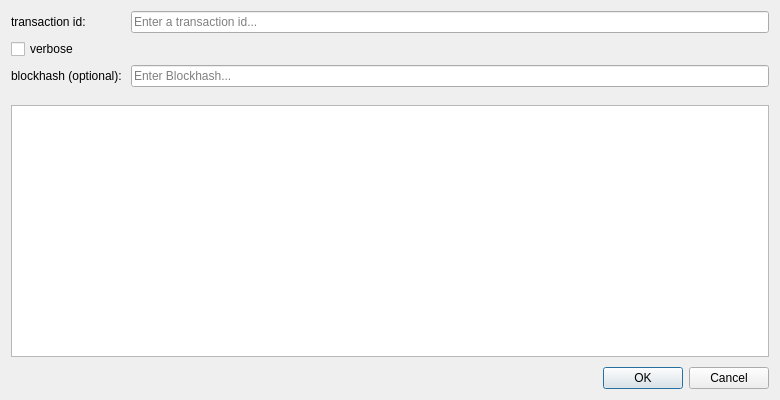
<?xml version="1.0" encoding="UTF-8"?>
<ui version="4.0">
 <class>ToolsDialog</class>
 <widget class="QDialog" name="ToolsDialog">
  <property name="geometry">
   <rect>
    <x>0</x>
    <y>0</y>
    <width>780</width>
    <height>400</height>
   </rect>
  </property>
  <layout class="QVBoxLayout" name="verticalLayout">
    <item>
    <layout class="QVBoxLayout" name="verticalLayout_2">
     <item>
      <layout class="QFormLayout" name="formLayout">
       <property name="bottomMargin">
        <number>12</number>
       </property>
       <item row="0" column="0">
        <widget class="QLabel" name="labelTxId">
         <property name="text">
          <string>transaction id: </string>
         </property>
        </widget>
       </item>
       <item row="0" column="1">
        <widget class="QValidatedLineEdit" name="txidEdit">
         <property name="toolTip">
          <string>The transaction id</string>
         </property>
         <property name="placeholderText">
          <string notr="true">Enter a transaction id...</string>
         </property>
        </widget>
       </item>
       <item row="1" column="0">
        <widget class="QCheckBox" name="verboseCheckbox">
         <property name="toolTip">
          <string>verbose</string>
         </property>
         <property name="text">
          <string>verbose</string>
         </property>
         <property name="checked">
          <bool>false</bool>
         </property>
        </widget>
       </item>
       <item row="2" column="0">
        <widget class="QLabel" name="labelBlockHash">
         <property name="text">
          <string>blockhash (optional): </string>
         </property>
        </widget>
       </item>
       <item row="2" column="1">
        <widget class="QValidatedLineEdit" name="blockHashEdit">
         <property name="toolTip">
          <string>The block in which to look for the transaction</string>
         </property>
         <property name="placeholderText">
          <string notr="true">Enter Blockhash...</string>
         </property>
        </widget>
       </item>
      </layout>
     </item>
     <item>
      <widget class="QTextEdit" name="helpMessage">
       <property name="readOnly">
        <bool>true</bool>
       </property>
      </widget>
     </item>
     <item>
      <spacer name="verticalSpacer">
       <property name="orientation">
        <enum>Qt::Vertical</enum>
       </property>
       <property name="sizeType">
        <enum>QSizePolicy::Fixed</enum>
       </property>
       <property name="sizeHint" stdset="0">
        <size>
         <width>4</width>
         <height>4</height>
        </size>
       </property>
      </spacer>
     </item>
     <item>
      <widget class="QDialogButtonBox" name="submitButton">
       <property name="orientation">
        <enum>Qt::Horizontal</enum>
       </property>
       <property name="standardButtons">
        <set>QDialogButtonBox::Cancel|QDialogButtonBox::Ok</set>
       </property>
      </widget>
     </item>
    </layout>
   </item>
  </layout>
 </widget>
 <resources>
  <include location="../bitcoin.qrc"/>
 </resources>
 <customwidgets>
  <customwidget>
   <class>QValidatedLineEdit</class>
   <extends>QLineEdit</extends>
   <header>qt/qvalidatedlineedit.h</header>
  </customwidget>
 </customwidgets>
 <connections>
  <connection>
   <sender>submitButton</sender>
   <signal>accepted()</signal>
   <receiver>ToolsDialog</receiver>
   <slot>onSubmitForm()</slot>
   <hints>
    <hint type="sourcelabel">
     <x>395</x>
     <y>343</y>
    </hint>
    <hint type="destinationlabel">
     <x>389</x>
     <y>199</y>
    </hint>
   </hints>
  </connection>
  <connection>
   <sender>submitButton</sender>
   <signal>rejected()</signal>
   <receiver>ToolsDialog</receiver>
   <slot>reject()</slot>
   <hints>
    <hint type="sourcelabel">
     <x>395</x>
     <y>343</y>
    </hint>
    <hint type="destinationlabel">
     <x>389</x>
     <y>199</y>
    </hint>
   </hints>
  </connection>
 </connections>
</ui>
